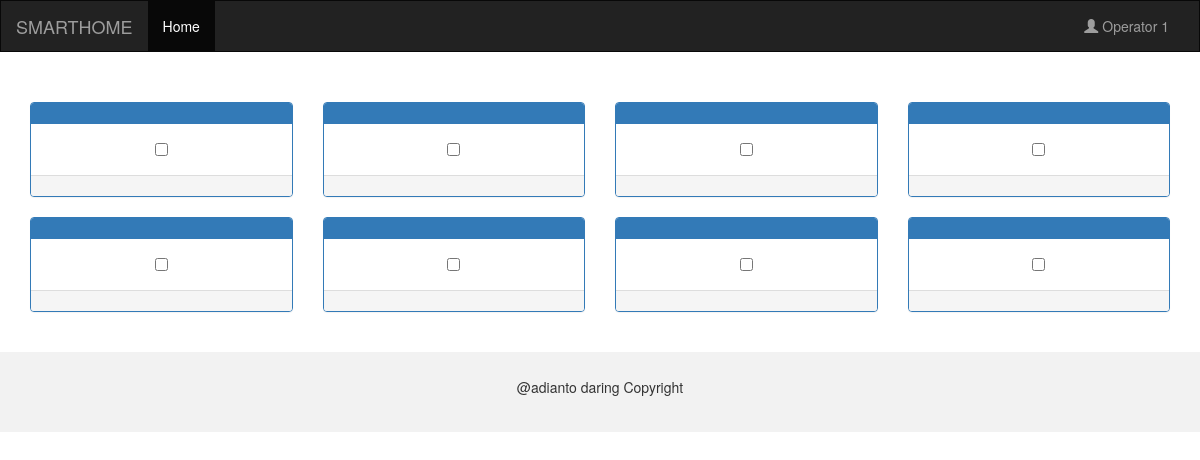
Before: / with the older database file.
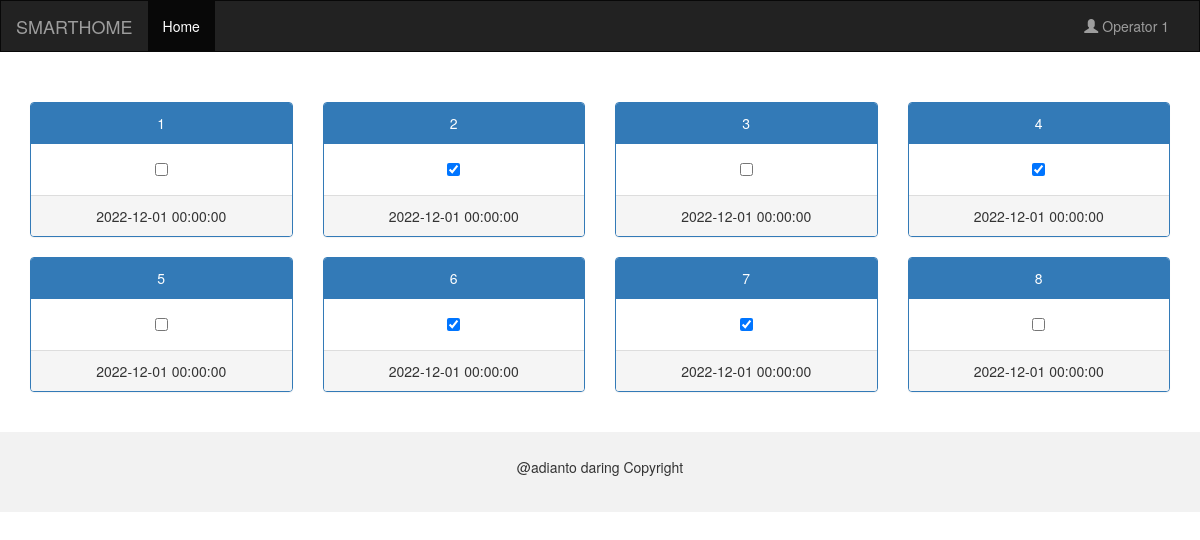
After: the same page with the newer database file.
### tables this page shows
CREATE TABLE `p3k` (
  `ID_SAKLAR` int(11) NOT NULL,
  `WAKTU` datetime NOT NULL,
  `STATUS_P3KBOX1` int(11) NOT NULL
);

### index.php (the view, shortened to what this page needs)
<?php
require "connect.php";
$sql = "SELECT * FROM `p3k` WHERE 1";
$result= mysqli_query($conn,$sql) or die('Errorquery:  '.mysqli_error($conn));
$rows =array();
while($baris=mysqli_fetch_assoc($result))
  {
    $rows[] = $baris;
  }
?>
<!DOCTYPE html>
<html lang="en">
<head>
  <link rel="stylesheet" href="https://maxcdn.bootstrapcdn.com/bootstrap/3.4.0/css/bootstrap.min.css">
  <link href="https://gitcdn.github.io/bootstrap-toggle/2.2.2/css/bootstrap-toggle.min.css" rel="stylesheet">
</head>
<body>
<nav class="navbar navbar-inverse">
  <div class="container-fluid">
    <div class="navbar-header">
      <a class="navbar-brand" href="#">SMARTHOME</a>
    </div>
    <div class="collapse navbar-collapse" id="myNavbar">
      <ul class="nav navbar-nav">
        <li class="active"><a href="#">Home</a></li>
      </ul>
      <ul class="nav navbar-nav navbar-right">
        <li><a href="#"><span class="glyphicon glyphicon-user"></span> Operator 1</a></li>
      </ul>
    </div>
  </div>
</nav>
<div class="container">
  <div class="row">
    <div class="col-sm-3">
      <div class="panel panel-primary" style="text-align:center" >
        <div class="panel-heading"><?=$rows[0]["ID_SAKLAR"]?></div>
        <div class="panel-body" align="center"><input type="checkbox"<?=($rows[0]["STATUS_P3KBOX1"]==1)? 'checked' :''?> saklar="<?=$rows[0]["ID_SAKLAR"]?>" data-toggle="toggle" data-width="100" data-height="75"></div>
        <div class="panel-footer" style="text-align:center" waktu="<?=$rows[0]["ID_SAKLAR"]?>"><?=$rows[0]["WAKTU"]?></div>
      </div>
    </div>
    <div class="col-sm-3">
      <div class="panel panel-primary" style="text-align:center" >
        <div class="panel-heading"><?=$rows[1]["ID_SAKLAR"]?></div>
        <div class="panel-body" align="center"><input type="checkbox"<?=($rows[1]["STATUS_P3KBOX1"]==1)? 'checked' :''?> saklar="<?=$rows[1]["ID_SAKLAR"]?>" data-toggle="toggle" data-width="100" data-height="75"></div>
        <div class="panel-footer" style="text-align:center" waktu="<?=$rows[1]["ID_SAKLAR"]?>"><?=$rows[1]["WAKTU"]?></div>
      </div>
    </div>
    <div class="col-sm-3">
      <div class="panel panel-primary" style="text-align:center" >
        <div class="panel-heading"><?=$rows[2]["ID_SAKLAR"]?></div>
        <div class="panel-body" align="center"><input type="checkbox"<?=($rows[2]["STATUS_P3KBOX1"]==1)? 'checked' :''?> saklar="<?=$rows[2]["ID_SAKLAR"]?>" data-toggle="toggle" data-width="100" data-height="75"></div>
        <div class="panel-footer" style="text-align:center" waktu="<?=$rows[2]["ID_SAKLAR"]?>"><?=$rows[2]["WAKTU"]?></div>
      </div>
    </div>
	<div class="col-sm-3">
      <div class="panel panel-primary" style="text-align:center" >
        <div class="panel-heading"><?=$rows[3]["ID_SAKLAR"]?></div>
        <div class="panel-body" align="center"><input type="checkbox"<?=($rows[3]["STATUS_P3KBOX1"]==1)? 'checked' :''?> saklar="<?=$rows[3]["ID_SAKLAR"]?>" data-toggle="toggle" data-width="100" data-height="75"></div>
        <div class="panel-footer" style="text-align:center" waktu="<?=$rows[3]["ID_SAKLAR"]?>"><?=$rows[3]["WAKTU"]?></div>
      </div>
    </div>
  </div>
</div>
<div class="container">
  <div class="row">
    <div class="col-sm-3">
      <div class="panel panel-primary" style="text-align:center">
        <div class="panel-heading"><?=$rows[4]["ID_SAKLAR"]?></div>
        <div class="panel-body" align="center"><input type="checkbox"<?=($rows[4]["STATUS_P3KBOX1"]==1)? 'checked' :''?> saklar="<?=$rows[4]["ID_SAKLAR"]?>" data-toggle="toggle" data-width="100" data-height="75"></div>
        <div class="panel-footer" style="text-align:center" waktu="<?=$rows[4]["ID_SAKLAR"]?>"><?=$rows[4]["WAKTU"]?></div>
      </div>
    </div>
    <div class="col-sm-3">
      <div class="panel panel-primary" style="text-align:center">
        <div class="panel-heading"><?=$rows[5]["ID_SAKLAR"]?></div>
        <div class="panel-body" align="center"><input type="checkbox"<?=($rows[5]["STATUS_P3KBOX1"]==1)? 'checked' :''?> saklar="<?=$rows[5]["ID_SAKLAR"]?>" data-toggle="toggle" data-width="100" data-height="75"></div>
        <div class="panel-footer" style="text-align:center" waktu="<?=$rows[5]["ID_SAKLAR"]?>"><?=$rows[5]["WAKTU"]?></div>
      </div>
    </div>
    <div class="col-sm-3">
      <div class="panel panel-primary" style="text-align:center">
        <div class="panel-heading"><?=$rows[6]["ID_SAKLAR"]?></div>
        <div class="panel-body" align="center"><input type="checkbox"<?=($rows[6]["STATUS_P3KBOX1"]==1)? 'checked' :''?> saklar="<?=$rows[6]["ID_SAKLAR"]?>" data-toggle="toggle" data-width="100" data-height="75"></div>
        <div class="panel-footer" waktu="<?=$rows[6]["ID_SAKLAR"]?>"><?=$rows[6]["WAKTU"]?></div>
      </div>
    </div>
	<div class="col-sm-3">
      <div class="panel panel-primary" style="text-align:center">
        <div class="panel-heading"><?=$rows[7]["ID_SAKLAR"]?></div>
        <div class="panel-body" align="center"><input type="checkbox"<?=($rows[7]["STATUS_P3KBOX1"]==1)? 'checked' :''?> saklar="<?=$rows[7]["ID_SAKLAR"]?>" data-toggle="toggle" data-width="100" data-height="75"></div>
        <div class="panel-footer" style="text-align:center" waktu="<?=$rows[7]["ID_SAKLAR"]?>"><?=$rows[7]["WAKTU"]?></div>
      </div>
    </div>
  </div>
</div><br>
<footer class="container-fluid text-center">
  <p>@adianto daring Copyright</p>
</footer>
</body>
</html>

### index.php (style rules this page uses)
.navbar { margin-bottom: 50px; border-radius: 0; }
footer { background-color: #f2f2f2; padding: 25px; }

Changed rows visible on the page:
added p3k: ID_SAKLAR "1", WAKTU "2022-12-01 00:00:00"
added p3k: ID_SAKLAR "2", STATUS_P3KBOX1 "☑", WAKTU "2022-12-01 00:00:00"
added p3k: ID_SAKLAR "3", WAKTU "2022-12-01 00:00:00"
added p3k: ID_SAKLAR "4", STATUS_P3KBOX1 "☑", WAKTU "2022-12-01 00:00:00"
added p3k: ID_SAKLAR "5", WAKTU "2022-12-01 00:00:00"
added p3k: ID_SAKLAR "6", STATUS_P3KBOX1 "☑", WAKTU "2022-12-01 00:00:00"
added p3k: ID_SAKLAR "7", STATUS_P3KBOX1 "☑", WAKTU "2022-12-01 00:00:00"
added p3k: ID_SAKLAR "8", WAKTU "2022-12-01 00:00:00"
Other visible differences:
form field value: "☐" → (not shown)
